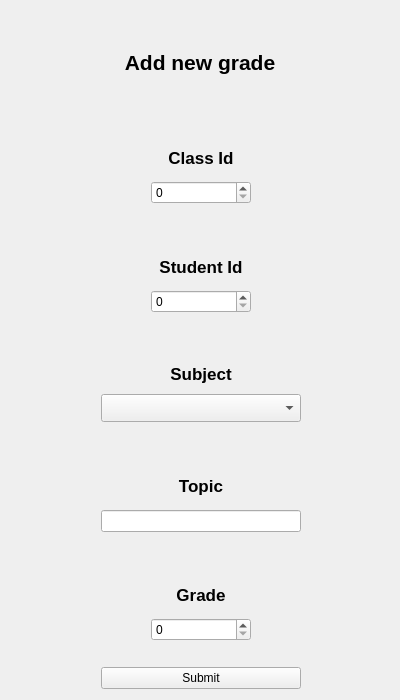
<?xml version="1.0" encoding="UTF-8"?>
<ui version="4.0">
 <class>AddGrades</class>
 <widget class="QWidget" name="AddGrades">
  <property name="geometry">
   <rect>
    <x>0</x>
    <y>0</y>
    <width>400</width>
    <height>700</height>
   </rect>
  </property>
  <property name="minimumSize">
   <size>
    <width>400</width>
    <height>700</height>
   </size>
  </property>
  <property name="maximumSize">
   <size>
    <width>400</width>
    <height>700</height>
   </size>
  </property>
  <property name="windowTitle">
   <string>Form</string>
  </property>
  <layout class="QVBoxLayout" name="verticalLayout_5" stretch="1,1,1,1,1,1,1">
   <item>
    <layout class="QVBoxLayout" name="verticalLayout_3">
     <item>
      <widget class="QLabel" name="label">
       <property name="font">
        <font>
         <pointsize>16</pointsize>
         <bold>true</bold>
        </font>
       </property>
       <property name="text">
        <string>Add new grade</string>
       </property>
       <property name="alignment">
        <set>Qt::AlignCenter</set>
       </property>
      </widget>
     </item>
    </layout>
   </item>
   <item>
    <layout class="QVBoxLayout" name="verticalLayout_8">
     <property name="leftMargin">
      <number>140</number>
     </property>
     <property name="topMargin">
      <number>20</number>
     </property>
     <property name="bottomMargin">
      <number>20</number>
     </property>
     <item>
      <widget class="QLabel" name="label_ClassId">
       <property name="maximumSize">
        <size>
         <width>100</width>
         <height>16777215</height>
        </size>
       </property>
       <property name="font">
        <font>
         <pointsize>13</pointsize>
         <bold>true</bold>
        </font>
       </property>
       <property name="text">
        <string>Class Id</string>
       </property>
       <property name="alignment">
        <set>Qt::AlignCenter</set>
       </property>
      </widget>
     </item>
     <item>
      <widget class="QSpinBox" name="spinBox_ClassId">
       <property name="maximumSize">
        <size>
         <width>100</width>
         <height>16777215</height>
        </size>
       </property>
       <property name="minimum">
        <number>0</number>
       </property>
       <property name="maximum">
        <number>6</number>
       </property>
       <property name="value">
        <number>0</number>
       </property>
      </widget>
     </item>
    </layout>
   </item>
   <item>
    <layout class="QVBoxLayout" name="verticalLayout_10">
     <property name="leftMargin">
      <number>140</number>
     </property>
     <property name="topMargin">
      <number>20</number>
     </property>
     <property name="bottomMargin">
      <number>20</number>
     </property>
     <item>
      <widget class="QLabel" name="label_StudentId">
       <property name="maximumSize">
        <size>
         <width>100</width>
         <height>16777215</height>
        </size>
       </property>
       <property name="font">
        <font>
         <pointsize>13</pointsize>
         <bold>true</bold>
        </font>
       </property>
       <property name="text">
        <string>Student Id</string>
       </property>
       <property name="alignment">
        <set>Qt::AlignCenter</set>
       </property>
      </widget>
     </item>
     <item>
      <widget class="QSpinBox" name="spinBox_StudentId">
       <property name="maximumSize">
        <size>
         <width>100</width>
         <height>16777215</height>
        </size>
       </property>
       <property name="minimum">
        <number>0</number>
       </property>
       <property name="maximum">
        <number>500</number>
       </property>
       <property name="value">
        <number>0</number>
       </property>
      </widget>
     </item>
    </layout>
   </item>
   <item>
    <layout class="QVBoxLayout" name="verticalLayout_2">
     <property name="leftMargin">
      <number>90</number>
     </property>
     <property name="topMargin">
      <number>20</number>
     </property>
     <property name="bottomMargin">
      <number>20</number>
     </property>
     <item>
      <widget class="QLabel" name="label_Subject">
       <property name="maximumSize">
        <size>
         <width>200</width>
         <height>16777215</height>
        </size>
       </property>
       <property name="font">
        <font>
         <pointsize>13</pointsize>
         <bold>true</bold>
        </font>
       </property>
       <property name="text">
        <string>Subject</string>
       </property>
       <property name="alignment">
        <set>Qt::AlignCenter</set>
       </property>
      </widget>
     </item>
     <item>
      <widget class="QComboBox" name="comboBox_Subject">
       <property name="maximumSize">
        <size>
         <width>200</width>
         <height>16777215</height>
        </size>
       </property>
       <property name="font">
        <font>
         <pointsize>13</pointsize>
         <bold>false</bold>
        </font>
       </property>
       <property name="currentText">
        <string/>
       </property>
       <property name="maxVisibleItems">
        <number>5</number>
       </property>
       <property name="maxCount">
        <number>5</number>
       </property>
      </widget>
     </item>
    </layout>
   </item>
   <item>
    <layout class="QVBoxLayout" name="verticalLayout_11">
     <property name="leftMargin">
      <number>90</number>
     </property>
     <property name="topMargin">
      <number>20</number>
     </property>
     <property name="bottomMargin">
      <number>20</number>
     </property>
     <item>
      <widget class="QLabel" name="label_Topic">
       <property name="maximumSize">
        <size>
         <width>200</width>
         <height>16777215</height>
        </size>
       </property>
       <property name="font">
        <font>
         <pointsize>13</pointsize>
         <bold>true</bold>
        </font>
       </property>
       <property name="text">
        <string>Topic</string>
       </property>
       <property name="alignment">
        <set>Qt::AlignCenter</set>
       </property>
      </widget>
     </item>
     <item>
      <widget class="QLineEdit" name="lineEdit_Topic">
       <property name="maximumSize">
        <size>
         <width>200</width>
         <height>16777215</height>
        </size>
       </property>
      </widget>
     </item>
    </layout>
   </item>
   <item>
    <layout class="QVBoxLayout" name="verticalLayout">
     <property name="leftMargin">
      <number>140</number>
     </property>
     <property name="topMargin">
      <number>20</number>
     </property>
     <property name="bottomMargin">
      <number>20</number>
     </property>
     <item>
      <widget class="QLabel" name="label_Grade">
       <property name="maximumSize">
        <size>
         <width>100</width>
         <height>16777215</height>
        </size>
       </property>
       <property name="font">
        <font>
         <pointsize>13</pointsize>
         <bold>true</bold>
        </font>
       </property>
       <property name="text">
        <string>Grade</string>
       </property>
       <property name="alignment">
        <set>Qt::AlignCenter</set>
       </property>
      </widget>
     </item>
     <item>
      <widget class="QSpinBox" name="spinBox_Grade">
       <property name="maximumSize">
        <size>
         <width>100</width>
         <height>16777215</height>
        </size>
       </property>
       <property name="minimum">
        <number>0</number>
       </property>
       <property name="maximum">
        <number>6</number>
       </property>
       <property name="value">
        <number>0</number>
       </property>
      </widget>
     </item>
    </layout>
   </item>
   <item>
    <layout class="QVBoxLayout" name="verticalLayout_4">
     <property name="leftMargin">
      <number>90</number>
     </property>
     <item>
      <widget class="QPushButton" name="pushButton_SubmitGrade">
       <property name="enabled">
        <bool>true</bool>
       </property>
       <property name="maximumSize">
        <size>
         <width>200</width>
         <height>16777215</height>
        </size>
       </property>
       <property name="text">
        <string>Submit</string>
       </property>
      </widget>
     </item>
    </layout>
   </item>
  </layout>
 </widget>
 <resources/>
 <connections/>
</ui>
